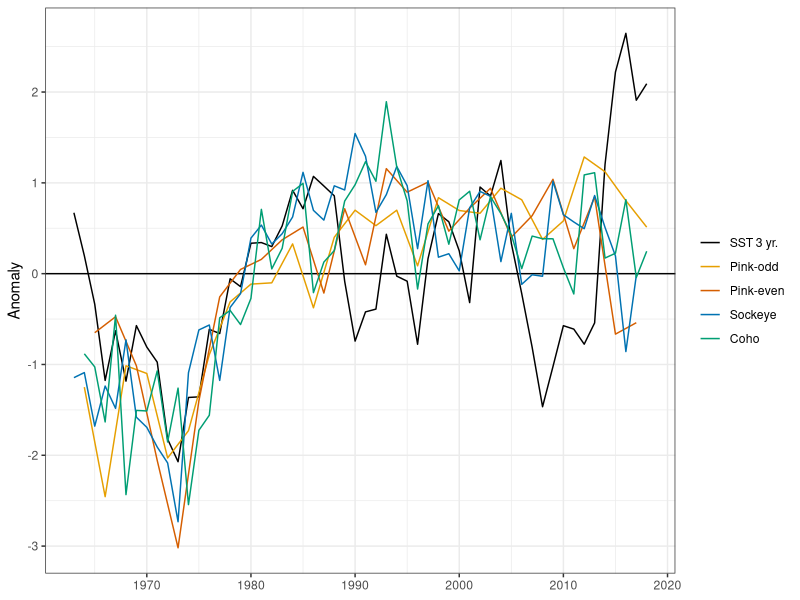
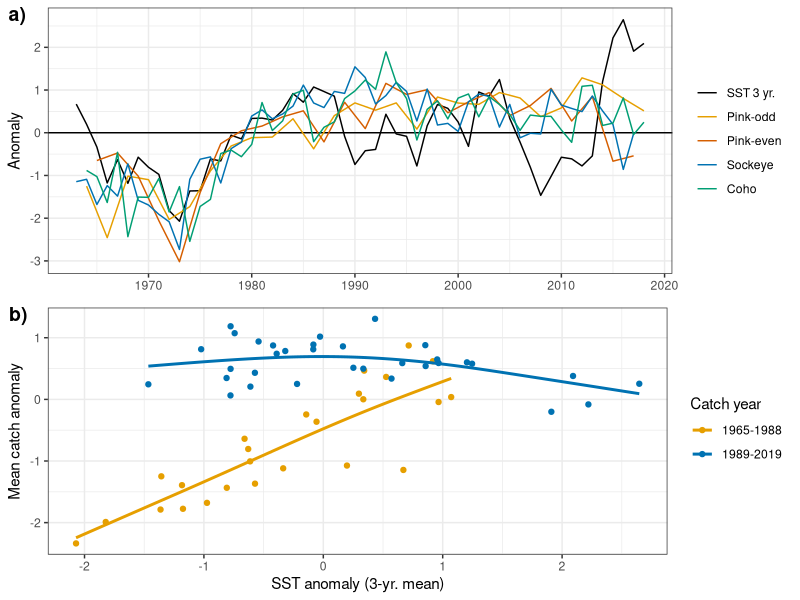

Here is the R script that generated these plots, in order:
library(tidyverse)
theme_set(theme_bw())

# NOTE THAT THESE YEARS ARE ALREADY LAGGED TO ENTRY YEAR
# raw.dat <- read.csv("salmon.and.covariate.data.csv")
raw.dat <- read.csv("data/salmon.and.SWFSC.PDO.csv")

# re-lagging to catch year to make this consistent across spp. -
# we will use catch year to distinguish among eras...
raw.dat$catch.year <- ifelse(raw.dat$species=="Sockeye", raw.dat$Year+2, raw.dat$Year+1)

raw.dat[["era"]] <- ifelse(raw.dat$catch.year <= 1988, "era1",
                           ifelse(raw.dat$catch.year %in% 1989:2013, "era2", "era3"))

cb <- c("#000000", "#E69F00", "#56B4E9", "#009E73",
        "#F0E442", "#0072B2", "#D55E00", "#CC79A7")


# make a first panel of SST3 and catch for each spp. group, plotted against entry year

temp <- raw.dat %>%
  select(Year, SST3, species, catch, era) %>%
  pivot_wider(names_from = species, values_from = catch) %>%
  mutate(SST3=scale(SST3)) %>%
  pivot_longer(cols=c(-Year, -era))

temp <- na.omit(temp)

change <- temp$name=="SST3"
temp$name[change] <- "SST 3 yr."

temp$order <- ifelse(temp$name=="SST 3 yr.", 1,
                     ifelse(temp$name=="Pink-odd", 2,
                            ifelse(temp$name=="Pink-even", 3,
                                   ifelse(temp$name=="Sockeye", 4, 5))))
temp$name <- reorder(temp$name, temp$order)

panel.1<- ggplot(temp, aes(Year, value, color=name)) +
  geom_hline(yintercept = 0) +
  geom_line() +
  theme(axis.title.x = element_blank(), legend.title = element_blank()) +
  scale_color_manual(values=cb[c(1,2,7,6,4)]) +
  ylab("Anomaly") +
  scale_x_continuous(breaks=seq(1970,2020,10))

panel.1

temp2 <- temp %>%
  select(-order) %>%
  pivot_wider(names_from = name, values_from = value) 

temp2$mean.catch = apply(temp2[,4:7], 1, mean, na.rm = T)

temp2 <- temp2 %>%
  select(era, `SST 3 yr.`, mean.catch)

names(temp2)[2] <- "SST"


temp2$catch.year <- ifelse(temp2$era=="era1", "1965-1988",
                           ifelse(temp2$era=="era2", "1989-2013", "2014-2019"))

temp2$catch.year <- ifelse(temp2$era=="era1", "1965-1988", "1989-2019")

panel.2 <- ggplot(temp2, aes(SST, mean.catch, color=catch.year)) +
  geom_point() +
  geom_smooth(method="gam", se=F) +
  ylab("Mean catch anomaly") +
  xlab("SST anomaly (3-yr. mean)") +
  labs(color = "Catch year") +
  scale_color_manual(values=cb[c(2,6)])

png("figs/SI fig - two panel SST-catch.png", 6, 6, units='in', res=300)
ggpubr::ggarrange(panel.1, panel.2, ncol=1, nrow=2, labels=c("a)", "b)"))
dev.off()  
